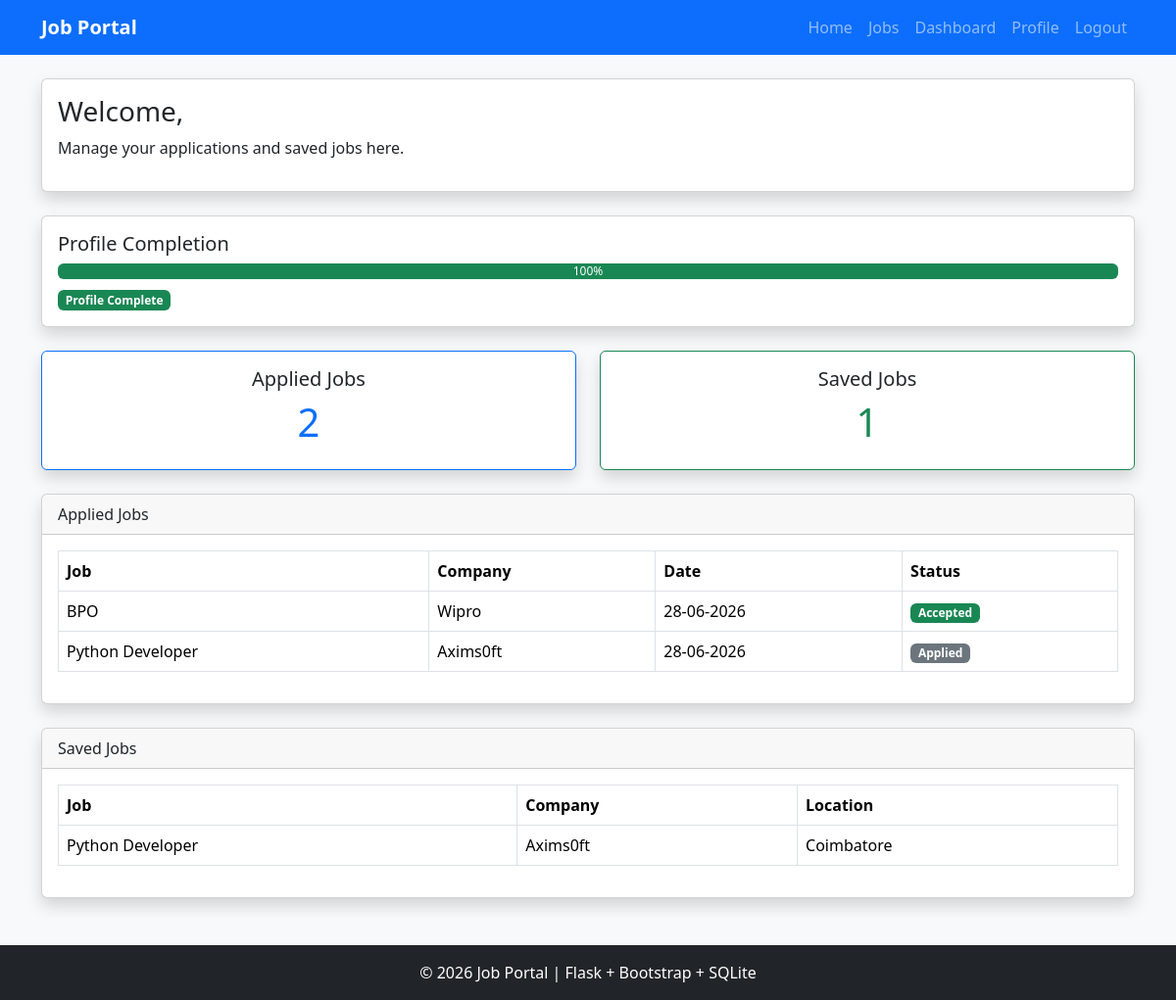
The page /candidate_dashboard (signed in) on the database as committed earlier.
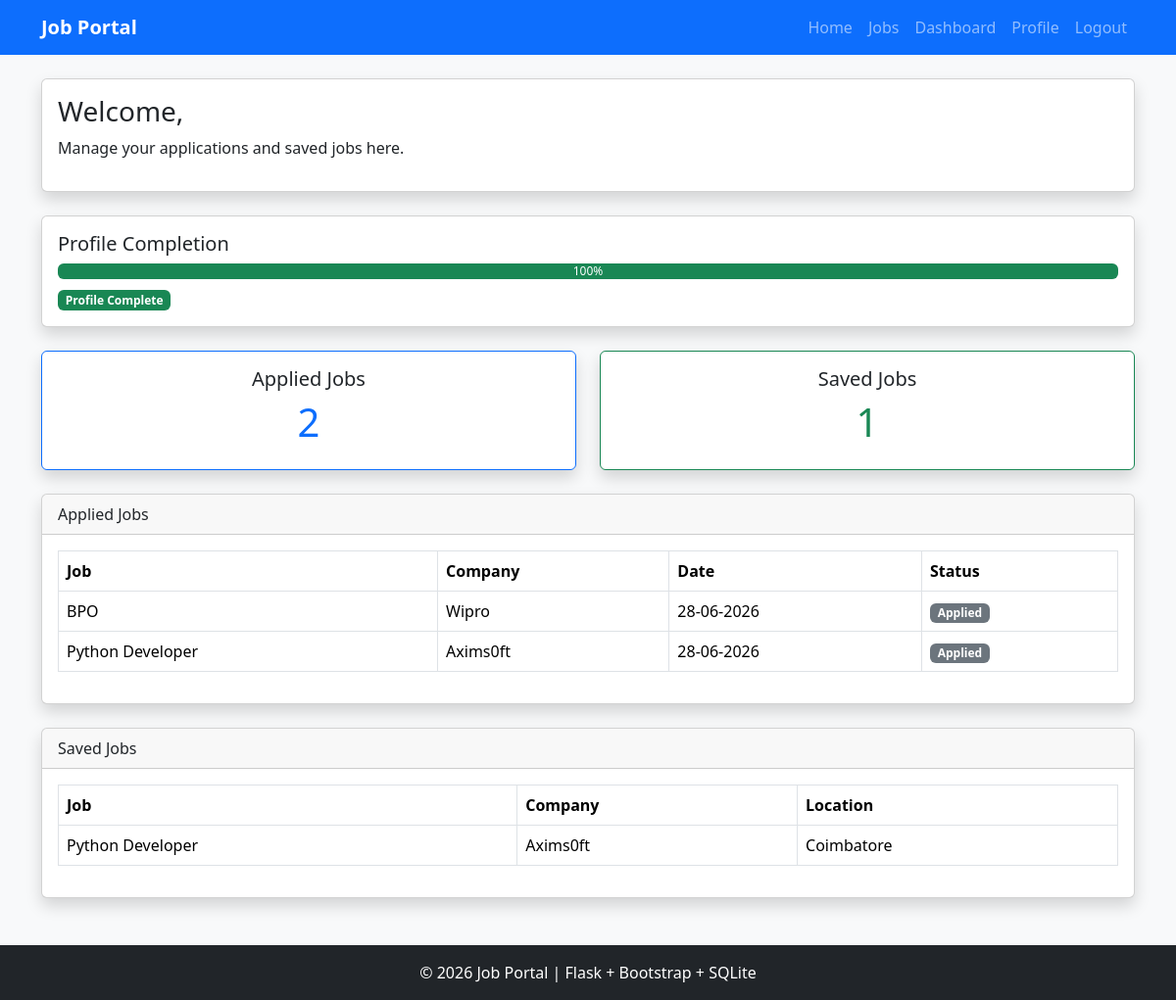
The same page on the database as committed later.
### tables this page shows
CREATE TABLE applications
    (
        id INTEGER PRIMARY KEY AUTOINCREMENT,

        user_id INTEGER NOT NULL,

        job_id INTEGER NOT NULL,

        resume_file TEXT NOT NULL,

        applied_date TEXT NOT NULL,

        status TEXT NOT NULL DEFAULT 'Applied',

        FOREIGN KEY (user_id)
        REFERENCES users(id),

        FOREIGN KEY (job_id)
        REFERENCES jobs(id)
    );

CREATE TABLE jobs
    (
        id INTEGER PRIMARY KEY AUTOINCREMENT,

        employer_id INTEGER NOT NULL,

        company_name TEXT NOT NULL,

        job_title TEXT NOT NULL,

        location TEXT NOT NULL,

        experience TEXT NOT NULL,

        salary TEXT NOT NULL,

        skills TEXT NOT NULL,

        description TEXT NOT NULL,

        posted_date TEXT NOT NULL,

        FOREIGN KEY (employer_id)
        REFERENCES users(id)
    );

### app.py (the view)
@app.route("/candidate_dashboard")
@login_required(role="Candidate")
def candidate_dashboard():
    applied_jobs = get_applied_jobs(session["user_id"])
    saved_jobs = get_saved_jobs(session["user_id"])
    applied_count = count_applied_jobs(session["user_id"])
    saved_count = count_saved_jobs(session["user_id"])
    user = get_user_by_id(session["user_id"])
    return render_template(
        "candidate_dashboard.html",
        applied_jobs=applied_jobs,
        saved_jobs=saved_jobs,
        applied_count=applied_count,
        saved_count=saved_count,
        user=user
    )

### app.py (called while the page is built)
def login_required(role=None):
    def decorator(view_function):
        @wraps(view_function)
        def wrapper(*args, **kwargs):
            if "user_id" not in session:
                flash("Please login to continue.", "warning")
                return redirect(url_for("login"))
            if role and session.get("role") != role:
                flash("You are not authorized to access this page.", "danger")
                return redirect(url_for("home"))
            return view_function(*args, **kwargs)
        return wrapper
    return decorator

### database.py (called while the page is built)
def get_connection():
    conn = sqlite3.connect(DATABASE_NAME)
    conn.row_factory = sqlite3.Row
    return conn

def get_user_by_id(user_id):
    conn = get_connection()
    user = conn.execute("""
    SELECT *
    FROM users
    WHERE id = ?
    """,
    (user_id,)
    ).fetchone()
    conn.close()
    return user

def get_saved_jobs(user_id):
    conn = get_connection()
    jobs = conn.execute("""
    SELECT jobs.*

    FROM saved_jobs

    JOIN jobs

    ON jobs.id = saved_jobs.job_id

    WHERE saved_jobs.user_id = ?

    ORDER BY saved_jobs.id DESC
    """,
    (user_id,)
    ).fetchall()
    conn.close()
    return jobs

### templates/candidate_dashboard.html (shortened to what the changed rows need)
{% extends "base.html" %}
{% block content %}
{% set completion = 0 %}
{% if user["name"] %}
    {% set completion = completion + 25 %}
{% endif %}
{% if user["skills"] %}
    {% set completion = completion + 25 %}
{% endif %}
{% if user["experience"] %}
    {% set completion = completion + 25 %}
{% endif %}
{% if user["resume"] %}
    {% set completion = completion + 25 %}
{% endif %}
<div class="row mb-4">
    <div class="col-md-6">
        <div class="card shadow border-primary">
            <div class="card-body text-center">
                <h1 class="text-primary">
                    {{ applied_count }}
                </h1>
            </div>
        </div>
    </div>
    <div class="col-md-6">
        <div class="card shadow border-success">
            <div class="card-body text-center">
                <h1 class="text-success">
                    {{ saved_count }}
                </h1>
            </div>
        </div>
    </div>
</div>
<div class="card shadow mb-4">
    <div class="card-body">
        {% if applied_jobs %}
        <table class="table table-bordered table-hover">
            <thead>
                <tr>
                    <th>Job</th>
                    <th>Company</th>
                    <th>Date</th>
                    <th>Status</th>
                </tr>
            </thead>
            <tbody>
            {% for job in applied_jobs %}
                <tr>
                    <td>{{ job["job_title"] }}</td>
                    <td>{{ job["company_name"] }}</td>
                    <td>{{ job["applied_date"] }}</td>
                    <td>
                        {% if job["status"] == "Pending" %}
                        <span class="badge bg-warning text-dark">
                            Pending
                        </span>
                        {% elif job["status"] == "Accepted" %}
                        <span class="badge bg-success">
                            Accepted
                        </span>
                        {% elif job["status"] == "Rejected" %}
                        <span class="badge bg-danger">
                            Rejected
                        </span>
                        {% else %}
                        <span class="badge bg-secondary">
                            {{ job["status"] }}
                        </span>
                        {% endif %}
                    </td>
                </tr>
            {% endfor %}
            </tbody>
        </table>
        {% else %}
        <div class="alert alert-info">
            No applications yet.
        </div>
        {% endif %}
    </div>
</div>
<div class="card shadow">
    <div class="card-body">
        {% if saved_jobs %}
        <table class="table table-bordered table-hover">
            <thead>
                <tr>
                    <th>Job</th>
                    <th>Company</th>
                    <th>Location</th>
                </tr>
            </thead>
        </table>
        {% else %}
        <div class="alert alert-info">
            No saved jobs.
        </div>
        {% endif %}
    </div>
</div>
{% endblock %}

Rows that differ between the two databases and show on the page:
changed applications "BPO": status (not shown) → "Applied"; no longer shows "Accepted"
